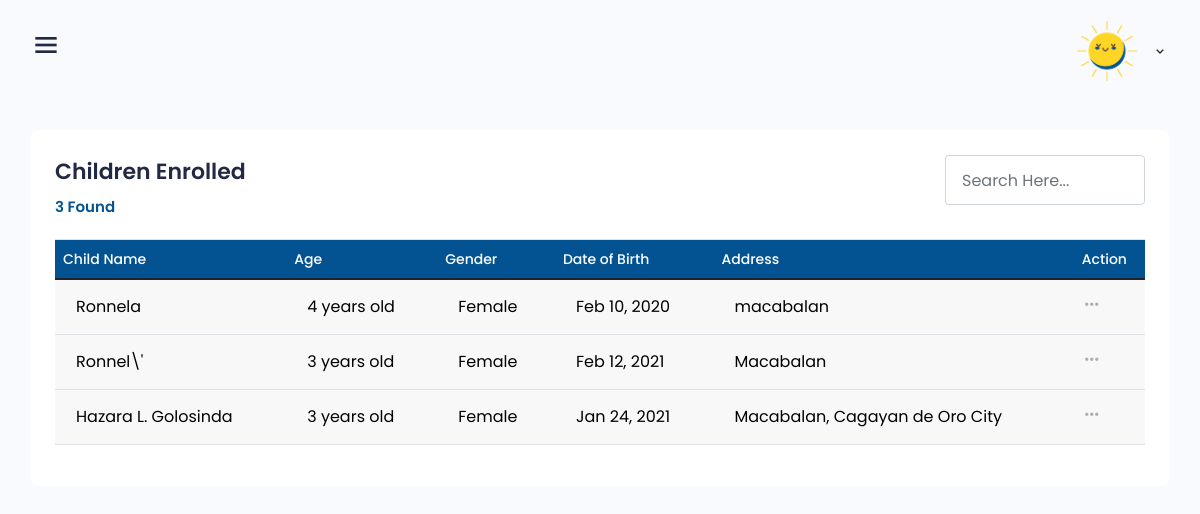
Page /dashboard/admin/children.php (signed in) on the committed database.
### tables this page shows
CREATE TABLE `enrollment` (
  `enrollment_id` int(11) NOT NULL,
  `user_id` int(11) DEFAULT NULL,
  `enrollment_status` varchar(50) DEFAULT NULL,
  `enrollment_date` varchar(100) DEFAULT NULL,
  `child_name` varchar(255) DEFAULT NULL,
  `child_id` int(11) DEFAULT NULL,
  `ref` varchar(255) NOT NULL,
  `remarks` varchar(255) NOT NULL
);

CREATE TABLE `child_record` (
  `child_id` int(11) NOT NULL,
  `child_name` varchar(255) DEFAULT NULL,
  `child_age` varchar(15) DEFAULT NULL,
  `gender` varchar(15) DEFAULT NULL,
  `date_of_birth` date DEFAULT NULL,
  `address` varchar(255) DEFAULT NULL,
  `place_of_birth` varchar(100) NOT NULL,
  `allergies` varchar(255) DEFAULT NULL,
  `user_id` int(11) DEFAULT NULL
);

### dashboard/admin/children.php (the view, shortened to what this page needs)
<?php
include '../../db_conn.php';
function getTotalRows($conn, $tableName, $joinQuery = null, $condition = null) {
    $query = "SELECT COUNT(*) AS total FROM " . $tableName;
    if ($joinQuery) {
        $query .= " " . $joinQuery;
    }
    if ($condition) {
        $query .= " WHERE " . $condition;
    }
    $result = $conn->query($query);
    $row = $result->fetch_assoc();
    return $row['total'];
}
$joinQuery = "INNER JOIN parental_information p ON e.child_id = p.child_id";
$condition = "enrollment_status = 'accepted'";
$totalfounddata = getTotalRows($conn, 'enrollment e', $joinQuery, $condition);
?>
<!DOCTYPE html>
<html lang="en">
<head>
     <?php include("head.php"); ?>
</head>
<body class="sidebar-expand counter-scroll">
   <?php include("header.php"); ?>
    <div class="main">
        <div class="main-content project">
            <div class="row">
                 <div class="col-12 col-md-12">
                    <div class="box ">
                        <div class="box-header pt-0">
                            <div class="" style="display: flex;flex-wrap:wrap;justify-content: space-between;width: 100%;">
                                <h4 class="card-title mb-0 fs-22">Children Enrolled&nbsp;<br><span style="font-size: 15px;color: #035392"><?php echo $totalfounddata; ?> Found</span></h4>
                                   <input type="text" id="searchInput" placeholder="Search Here..." class="form-control" style="width: 200px; height: 50px;" onkeyup="filterTable()">
                            </div>
                        </div>
                        <div class="box-body pb-0 table-responsive activity mt-18">
                          <?php
include '../../db_conn.php';
$query = "
    SELECT
        e.*,
        cr.child_name,
        cr.child_age,
        cr.gender,
        cr.date_of_birth,
        cr.address,
        cr.place_of_birth
    FROM
        enrollment e
    INNER JOIN
        child_record cr
        ON e.child_id = cr.child_id
    WHERE
        e.enrollment_status = 'accepted'
    ORDER BY
        e.enrollment_id DESC
";
$result = mysqli_query($conn, $query);
if ($result) {
    if (mysqli_num_rows($result) > 0) {
        echo '<table class="table table-vcenter text-nowrap table-bordered dataTable no-footer mw-100" id="enrollments" role="grid">';
        echo '<thead>';
        echo '<tr class="top" style="background: #035392;color:white">';
        echo '<th class="border-bottom-0 sorting fs-14 font-w500">Child Name</th>';
        echo '<th class="border-bottom-0 sorting fs-14 font-w500">Age</th>';
        echo '<th class="border-bottom-0 sorting fs-14 font-w500">Gender</th>';
        echo '<th class="border-bottom-0 sorting fs-14 font-w500">Date of Birth</th>';
        echo '<th class="border-bottom-0 sorting fs-14 font-w500">Address</th>';
        echo '<th class="border-bottom-0 sorting_disabled fs-14 font-w500">Action</th>';
        echo '</tr>';
        echo '</thead>';
        echo '<tbody>';
        while ($row = mysqli_fetch_assoc($result)) {
            $formatted_date_of_birth = date("M j, Y", strtotime($row['date_of_birth']));
            echo '<tr>';
echo '<form method="post" action="view_enrollment">
        <input type="hidden" name="ref" value="' . htmlspecialchars($row['ref']) . '">
        <td><button type="submit" class="btn btn-link text-decoration-none" style="color:black">' . htmlspecialchars($row['child_name']) . '</button></td>
      </form>';
echo '<form method="post" action="view_enrollment">
        <input type="hidden" name="ref" value="' . htmlspecialchars($row['ref']) . '">
        <td><button type="submit" class="btn btn-link text-decoration-none" style="color:black">' . htmlspecialchars($row['child_age']) . '</button></td>
      </form>';
echo '<form method="post" action="view_enrollment">
        <input type="hidden" name="ref" value="' . htmlspecialchars($row['ref']) . '">
        <td><button type="submit" class="btn btn-link text-decoration-none" style="color:black">' . htmlspecialchars($row['gender']) . '</button></td>
      </form>';
echo '<form method="post" action="view_enrollment">
        <input type="hidden" name="ref" value="' . htmlspecialchars($row['ref']) . '">
        <td><button type="submit" class="btn btn-link text-decoration-none" style="color:black">' . $formatted_date_of_birth . '</button></td>
      </form>';
echo '<form method="post" action="view_enrollment">
        <input type="hidden" name="ref" value="' . htmlspecialchars($row['ref']) . '">
        <td><button type="submit" class="btn btn-link text-decoration-none" style="color:black">' . htmlspecialchars($row['address']) . '</button></td>
      </form>';
            echo '<td>';
            echo '<div class="dropdown">';
            echo '<a href="javascript:void(0);" class="btn-link" data-bs-toggle="dropdown" aria-expanded="false">';
            echo '<i class="bx bx-dots-horizontal-rounded"></i>';
            echo '</a>';
            echo '</div>';
            echo '</td>';
            echo '</tr>';
        }
        echo '</tbody>';
        echo '</table>';
    } else {
        echo '<p>No data found.</p>';
    }
} else {
    echo 'Error: ' . mysqli_error($conn);
}
?>
                        </div>
                    </div>
                </div>
            </div>
        </div>
    </div>
</body>
</html>

### dashboard/css/grid.css (style rules this page uses)
.row { display: flex; flex-wrap: wrap; margin: 0 -15px; }
[class*="col-"] { padding: 0 15px; margin-bottom: 40px; }
.col-12 { width: 100%; }
@media only screen and (max-width: 1280px) { .col-md-12 { width: 100%; } }

### dashboard/css/responsive.css (style rules this page uses)
@media only screen and  (max-width: 1820px) { .project .box-body { flex-wrap: wrap; } }
@media only screen and (max-width: 1200px) { .main-content { padding: 30px; } }

### rows in the picture
enrollment: child.child_name "Ronnela", child.child_age "4 years old", child.gender "Female", child.date_of_birth "Feb 10, 2020", child.address "macabalan"
enrollment: child.child_name "Ronnel\\'", child.child_age "3 years old", child.gender "Female", child.date_of_birth "Feb 12, 2021", child.address "Macabalan"
enrollment: child.child_name "Hazara L. Golosinda", child.child_age "3 years old", child.gender "Female", child.date_of_birth "Jan 24, 2021", child.address "Macabalan, Cagayan de Oro City"

### other values in the picture
$totalfounddata "3"
